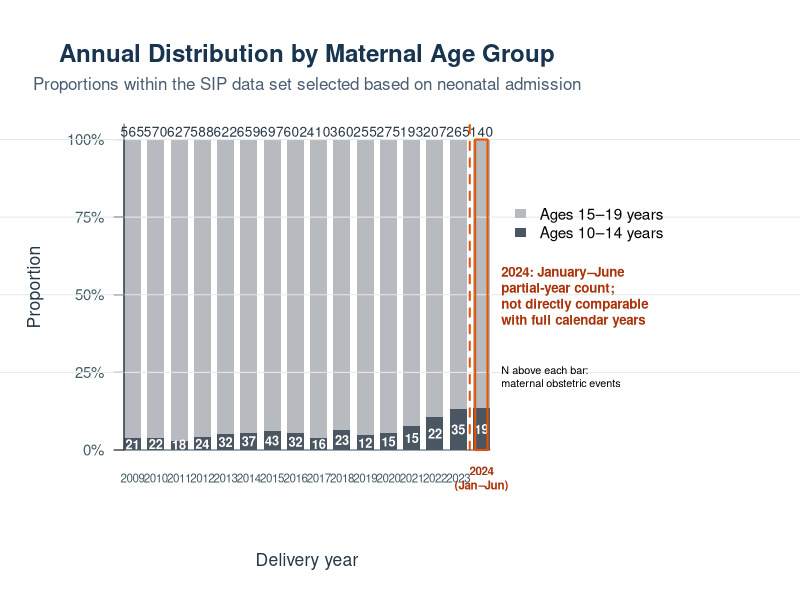

R code for this plot:
## Figure 3: annual distribution by maternal age group (US academic English).
library(ragg)

years <- 2009:2024
totals <- c(565,570,627,588,622,659,697,602,410,360,255,275,193,207,265,140)
younger <- c(21,22,18,24,32,37,43,32,16,23,12,15,15,22,35,19)
older <- totals - younger
prop_young <- younger/totals
prop_old <- older/totals

out_path <- "manuscript/media/media/image3.jpeg"
agg_jpeg(out_path, width=1600, height=950, units="px", res=150, quality=96,
         background="white")
par(mar=c(7.5,6.2,6.2,15.5), family="sans", xaxs="i", yaxs="i", xpd=NA)
x <- barplot(rbind(prop_young,prop_old), beside=FALSE, col=c("#4A5661","#B7BBC0"),
             border=NA, space=.35, ylim=c(0,1.05), axes=FALSE, xlab="", ylab="")
axis(2, at=seq(0,1,.25), labels=paste0(seq(0,100,25),"%"), las=1,
     col.axis="#455A64", cex.axis=.9)
text(x[1:15], -.09, as.character(2009:2023), col="#455A64", cex=.70)
text(x[16], -.09, "2024\n(Jan–Jun)", col="#A9330A", cex=.70, font=2)
abline(h=seq(.25,1,.25), col="#E5E9EC", lwd=1)
box(bty="l", col="#455A64")
mtext("Delivery year", side=1, line=5, cex=1.05, col="#263746")
mtext("Proportion", side=2, line=4, cex=1.05, col="#263746")
title(main="Annual Distribution by Maternal Age Group", line=3.1, cex.main=1.45,
      col.main="#18344F", font.main=2)
mtext("Proportions within the SIP data set selected based on neonatal admission", side=3,
      line=1.5, cex=1.02, col="#4B5D73")
text(x, 1.025, totals, cex=.82, col="#263746")
text(x, pmax(prop_young/2,.018), younger, cex=.77, col="white", font=2)

orange <- "#E65300"
segments((x[15]+x[16])/2, 0, (x[15]+x[16])/2, 1.05,
         col=orange, lty=2, lwd=2)
rect(x[16]-.36,0,x[16]+.36,1,border=orange,lwd=2)
legend(max(x)+1.15,.82, legend=c("Ages 15–19 years","Ages 10–14 years"),
       fill=c("#B7BBC0","#4A5661"), border=NA, bty="n", cex=.92)
text(max(x)+1.15,.59,"2024: January–June\npartial-year count;\nnot directly comparable\nwith full calendar years",
     adj=c(0,1), col="#A9330A", font=2, cex=.8)
text(max(x)+1.15,.27,"N above each bar:\nmaternal obstetric events",adj=c(0,1),cex=.65)
invisible(dev.off())
cat("Figure 3 regenerated at", out_path, "\n")
